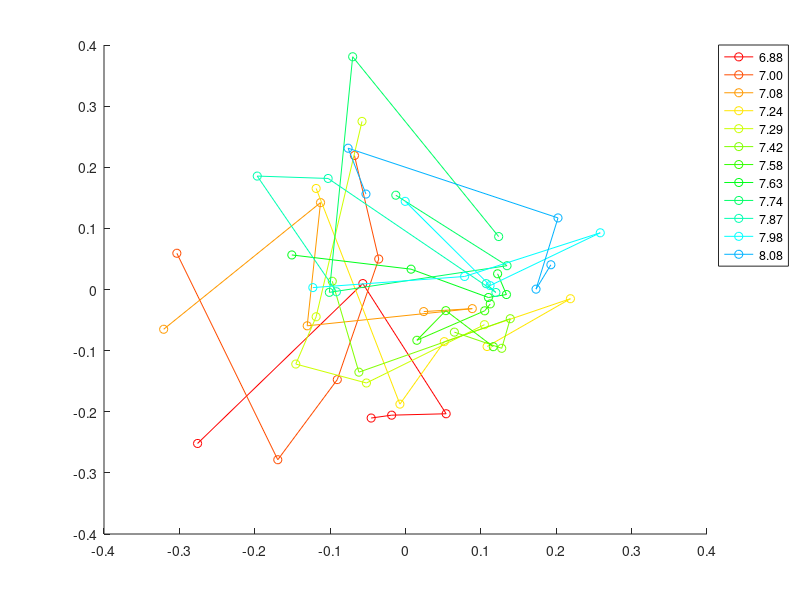
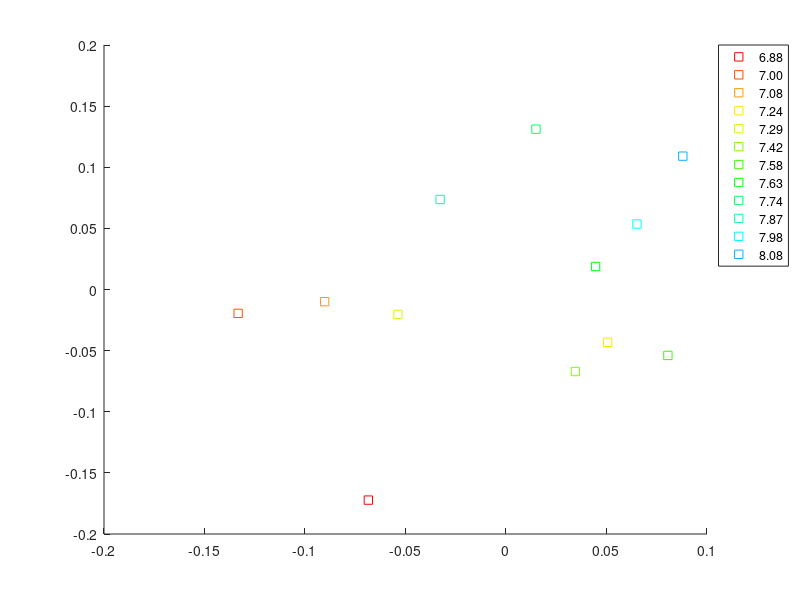
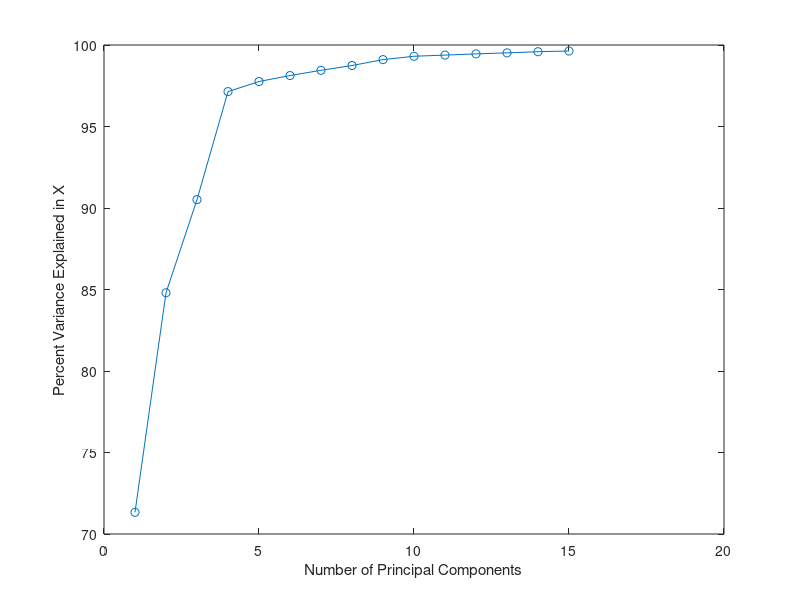
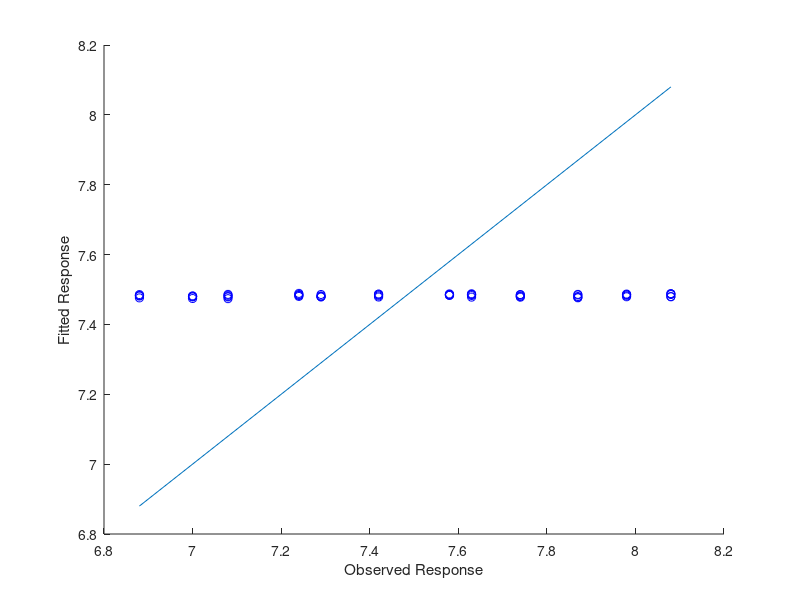

The MATLAB script that drew these images, in order: (Note: this script raises an error after producing the figures.)
clear; close all; clc

nlevels = 12;
nreps = 5;

%% Virtualization
fprintf('Visualizing dataset for PLS.\n\n');
cc = hsv(20);
load samples_chip1_new;
load pH2;

featurenum = size(X, 1);

X = X';
sumup = sum(X,2);
X = bsxfun(@rdivide,X,sumup);
[n,m] = size(X);
[~,~,Xscores,~,~,PLSPctVar] = plsregress(X,pH);

figure('name', 'PLS');
hold on;
pHindex = zeros(nlevels, 1);
for i = 0:nlevels - 1
    plot(Xscores(i*nreps+1:i*nreps+nreps,1), Xscores(i*nreps+1:i*nreps+nreps,2), 'o-', 'color', cc(i+1,:));
    pHindex(i + 1) = i * nreps + 1;
end

legendCell = cellstr(num2str(pH(pHindex), '%.2f'));
legend(legendCell, 'Location', 'BestOutside');
hold off;

figure('name', 'PLS');
hold on;
for i = 0:nlevels - 1
    plot(mean(Xscores(i*nreps+1:i*nreps+nreps,1)), mean(Xscores(i*nreps+1:i*nreps+nreps,2)), 's', 'color', cc(i+1,:));
end
legend(legendCell, 'Location', 'BestOutside');
hold off;

fprintf('Program paused. Press enter to continue.\n\n');
pause;

%% Explaination
fprintf('Plotting the explanation of PLS.\n\n');
figure('name', 'Explain');
plot(1:15, 100*cumsum(PLSPctVar(1,1:15)),'o-');
xlabel('Number of Principal Components');
ylabel('Percent Variance Explained in X');
fprintf('Program paused. Press enter to continue.\n\n');
pause;

%% Evaluation
% Divide dataset into training set and testing set and evaluate the model.
fprintf('Divide dataset into train set and test set and evaluate the model.\n\n');
load index;

compcnt = 30;
v = zeros(compcnt*nreps, featurenum);
tot = zeros(compcnt, 1);

for k = 1:compcnt
    
    figure('name', num2str(k, 'PLSR with %d Components'));
    hold on;

	for i = 1:nreps
        test = (indices == i); train = ~test;
        Xtrain = X(train,:);
        pHtrain = pH(train);
        Xtest = X(test,:);
        pHtest = pH(test);
   
        [Xloadings,Yloadings,Xscores,Yscores,~,PLSPctVar] = plsregress(Xtrain,pHtrain,k);
        betaPLS = regress(pHtrain - mean(pHtrain), Xtrain * Xloadings(:,1:k));
        betaPLS = Xloadings(:,1:k) * betaPLS;
        
        v((k-1)*nreps+i, :) = betaPLS';
        
        betaPLS = [mean(pHtrain) - mean(Xtrain) * betaPLS; betaPLS];
        yfitPLS = [ones(size(Xtest,1),1) Xtest]*betaPLS;
        plot(pHtest,yfitPLS,'bo');
        xlabel('Observed Response');
        ylabel('Fitted Response');
    
        SMSE = (sum((yfitPLS - pHtest) .^ 2) / sum((pHtest - mean(pHtest)) .^ 2));
        tot(k) = tot(k) + SMSE;
    end
    lx = [min(pHtest) max(pHtest)];
    ly = lx;
    plot(lx, ly);
    hold off;

    fprintf('The average of SMSE with %d components is %f\n', k, tot(k) / nreps);
end

figure('name', 'figure for v');
[PCALoadings,PCAScores,PCAVar] = pca(v);
hold on;
for i = 0:compcnt - 1
    plot(PCAScores(i*nreps+1:i*nreps+nreps,1), PCAScores(i*nreps+1:i*nreps+nreps,2), 's-', 'color', cc(i+1,:));
end

legendCell = cellstr(num2str(((1:5)*2)', '%d components'));
legend(legendCell, 'Location', 'BestOutside');
hold off;